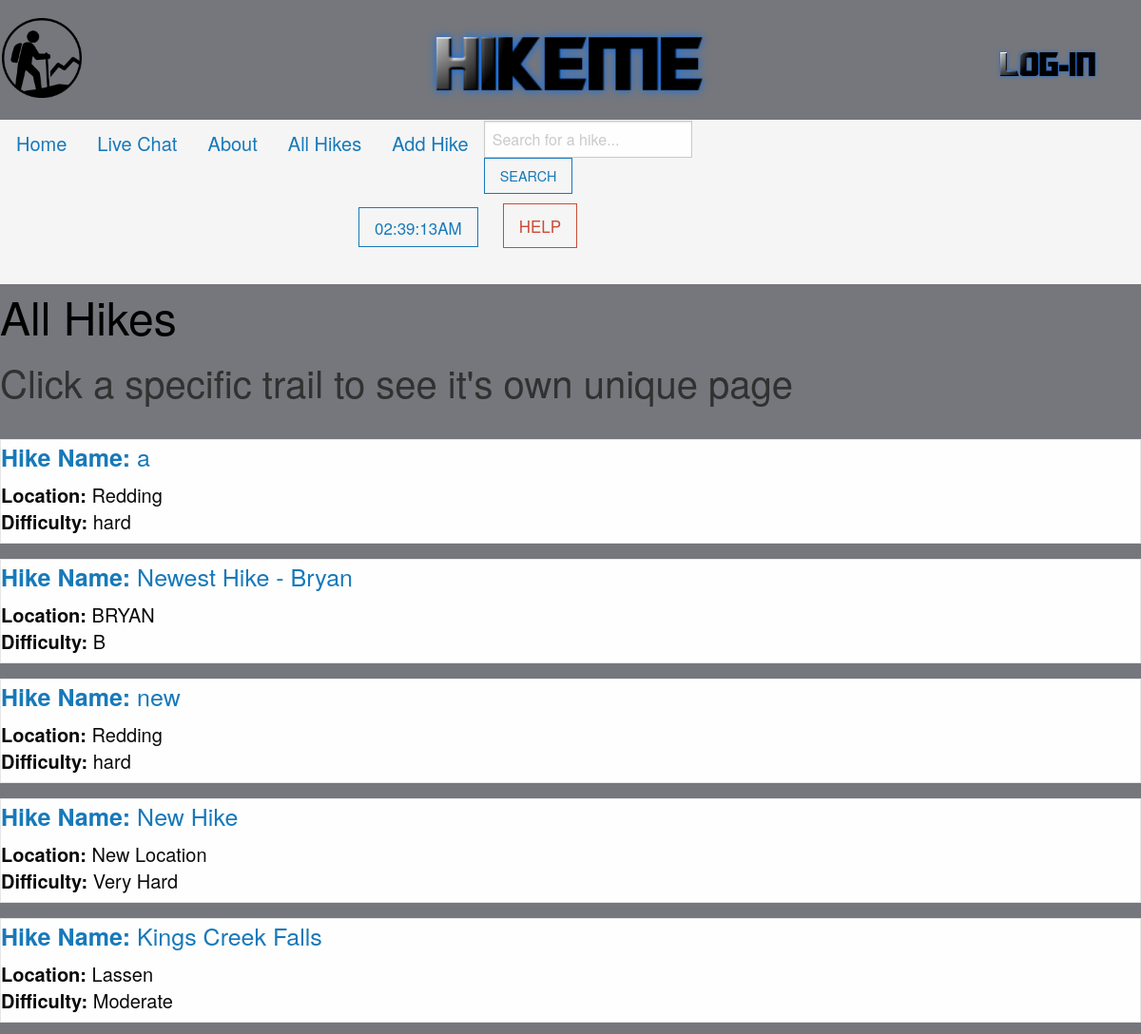
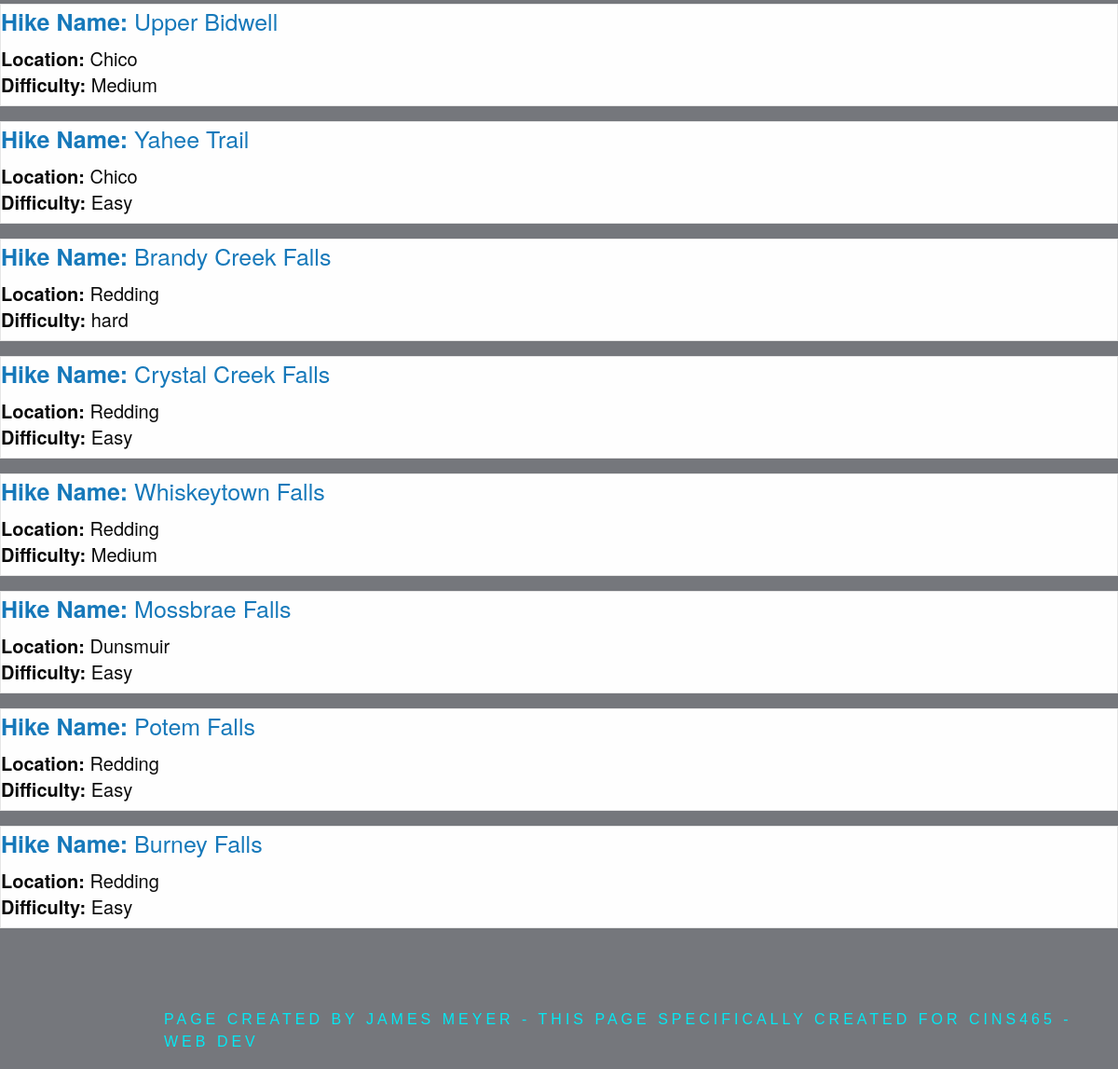
The app's page /hikes/all-hikes/ with its own data (2 pictures, top to bottom).
### myapp/models.py (models this page shows)
class HikeModel(models.Model):
 hike_name = models.CharField(max_length=50)
 hike_description = models.TextField(max_length=200, blank=True)
 hike_location = models.ForeignKey(Locations, blank=True, null=True, on_delete=models.CASCADE)
 hike_difficulty = models.CharField(default="hard",max_length=50, blank=True)
 hike_hikers = models.ManyToManyField(HikeMeUsers, blank = True)
 def __str__(self):
     return self.hike_name

class Locations(models.Model):
 location_name = models.CharField('Location Name', max_length=50)
 location_description = models.CharField(max_length=200, blank=True)
 def __str__(self):
    return self.location_name

### myapp/views.py (the view)
# urls.py: path('hikes/all-hikes/', views.all_hikes, name = "all-hikes"),
def all_hikes(request):
  hike_list = HikeModel.objects.all()
  context={
    "title":"All Hikes",
    "hike_list":hike_list
  }
  return render(request, "all_hikes.html", context)

### myapp/templates/all_hikes.html (shortened to what this page needs)
{% extends "base.html" %}
{% load static %}
{% block body %}
 <div >
  <h1 style="color:black">All Hikes</h1>
  <h2 style="color:rgb(49, 49, 49)">Click a specific trail to see it's own unique page</h2>
  <br/>
  {% for hike in hike_list reversed %}
  <div class = "card">
    <div class = "card-header" style = "font-size: 2vw;">
      <a href = "{% url 'show-hike' hike.id %}"{{ hike }}>
    </div>
    <div class = "card-body">
      <h4><strong>Hike Name: </strong>  {{ hike.hike_name }}</h1>
      <h5 class = "card-title">
              <strong>Location:</strong> {{ hike.hike_location }}
              <br/>
              <strong>Difficulty: </strong> {{ hike.hike_difficulty }}<br/>
        </div>
  </div>
  {% endfor %}
</div>
{% endblock %}
{% block footer %}
<div class="footer-box">
  <form>
    <a style = "margin-left: 13vw; margin-top:5vw" >
      Page created by James Meyer - This page specifically created for CINS465 - Web Dev
    </a>
  </form>
</div>
{% endblock %}

### myapp/templates/base.html (shortened to what this page needs)
{% load static %}
<!doctype html>
<html class="no-js" lang="en">
<head>
    <link rel="stylesheet" href="{% static 'css/foundation.min.css' %}">
</head>
<body>
    <div>
      {% block navbar %}
      <div style = "position:sticky">
        <h1>
          <a href = "/">
            <img src = "{% static 'imgs/logo.png' %}" style = "width:7%; margin-left:0.2vw">
          </a>
          <a href = "/" style = "margin-left: 28vw;font-size:2vw">
            <img src = "{% static 'imgs/title.png' %}" style = "width:27%">
          </a>
          <a class = "za" href = "/log-in-page" style = "margin-left:23vw;">
            <img src = "{% static 'imgs/Login.png' %}" style = "width:10%">
          </a>
        </h1>
        <div id ="navbar">
        <h2 class = "top-bar-right" style = " padding:1px; ">
          <ul class = "menu" style = "font-size:20px;">
            <li><a href = "/" >Home</a></li>
            <li><a href = "/live-chat">Live Chat</a></li>
            <li><a href = "/about">About</a></li>
            <li><a href = "/hikes/all-hikes/">All Hikes</a></li>
            <li><a href = "/add_hike">Add Hike</a></li>
            <li>
              <form class = "d-flex" method = POST action ="{% url 'hikes_url' %}">
            <input class="form-control me-2" type ="search" placeholder="Search for a hike... " aria-label="Search" name ="searched"><button class = "hollow button" type = "submit">SEARCH</button></form></li>
            <li style = "margin-left:30vw;">
              <a href = "/">
              <div id="MyClockDisplay" class="hollow button" style = "font-size:17px" onload="showTime()"></div>
              </a>
            </li>
            <li style = "margin-left: 10px;margin-top:0.8vw"><a href = "/help" class = "hollow alert button" style = "font-size: 17px;"> HELP </a></li>
          </ul>
        </h2>
      </div>
      {% endblock %}
  {% block body %}{% endblock %}
</body>
{% block footer %}{% endblock %}
</html>

### myapp/templates/all_hikes.html (style rules this page uses)
* { box-sizing: border-box; }
.za { font-size: 2vw; font-family:cursive; text-transform: uppercase; }
body { font-family: sans-serif; background:#75777c; }
.footer-box form a { position: relative; display: inline-block; padding: 10px 20px; color: #03e9f4; font-size: 16px; text-decoration: none; text-transform: uppercase; overflow: hidden; transition: .5s; margin-top: 40px; letter-spacing: 4px }
#navbar { overflow: hidden; background-color:whitesmoke }
#navbar a { padding: 14px 16px; }

### records on screen
HikeModel: hike_name "a", hike_location "Redding", hike_difficulty "hard"
HikeModel: hike_name "Newest Hike - Bryan", hike_location "BRYAN", hike_difficulty "B"
HikeModel: hike_name "new", hike_location "Redding", hike_difficulty "hard"
HikeModel: hike_name "New Hike", hike_location "New Location", hike_difficulty "Very Hard"
HikeModel: hike_name "Kings Creek Falls", hike_location "Lassen", hike_difficulty "Moderate"
HikeModel: hike_name "Upper Bidwell", hike_location "Chico", hike_difficulty "Medium"
HikeModel: hike_name "Yahee Trail", hike_location "Chico", hike_difficulty "Easy"
HikeModel: hike_name "Brandy Creek Falls", hike_location "Redding", hike_difficulty "hard"
HikeModel: hike_name "Crystal Creek Falls", hike_location "Redding", hike_difficulty "Easy"
HikeModel: hike_name "Whiskeytown Falls", hike_location "Redding", hike_difficulty "Medium"
HikeModel: hike_name "Mossbrae Falls", hike_location "Dunsmuir", hike_difficulty "Easy"
HikeModel: hike_name "Potem Falls", hike_location "Redding", hike_difficulty "Easy"
HikeModel: hike_name "Burney Falls", hike_location "Redding", hike_difficulty "Easy"
